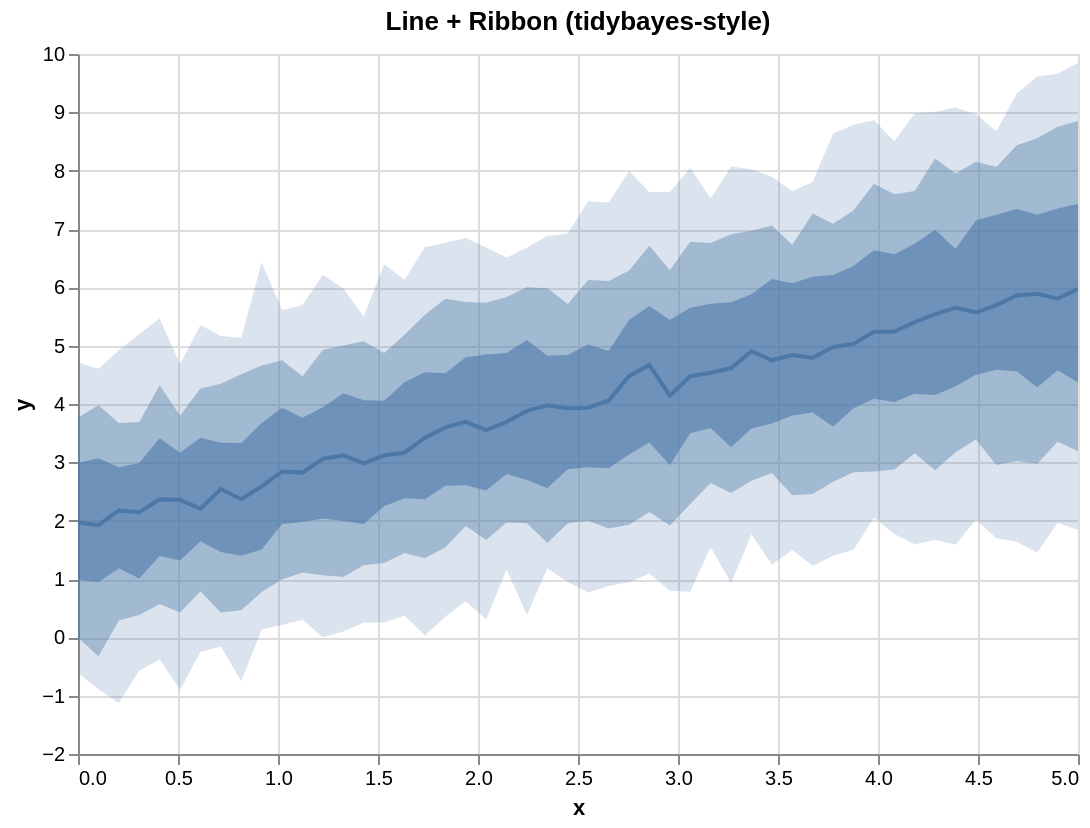

Express this chart as Vega-Lite.
### Vega-Lite specification from a JSON file in a GitHub repository (floating-point values rounded to 4 significant figures)
{"$schema": "https://vega.github.io/schema/vega-lite/v5.json", "config": {"axis": {"labelLimit": 0}, "header": {"labelLimit": 0}, "legend": {"labelLimit": 0}}, "data": {"values": [{"__median__": 4.477, "hi_0_5_": 5.441, "hi_0_8_": 6.288, "hi_0_95_": 7.993, "lo_0_5_": 3.134, "lo_0_8_": 1.929, "lo_0_95_": 0.9449, "x": 2.755}, {"__median__": 3.062, "hi_0_5_": 3.942, "hi_0_8_": 4.931, "hi_0_95_": 6.216, "lo_0_5_": 2.036, "lo_0_8_": 1.064, "lo_0_95_": 0.001487, "x": 1.224}, {"__median__": 4.612, "hi_0_5_": 5.746, "hi_0_8_": 6.908, "hi_0_95_": 8.072, "lo_0_5_": 3.256, "lo_0_8_": 2.475, "lo_0_95_": 0.9267, "x": 3.265}, {"__median__": 4.978, "hi_0_5_": 6.21, "hi_0_8_": 7.092, "hi_0_95_": 8.637, "lo_0_5_": 3.608, "lo_0_8_": 2.667, "lo_0_95_": 1.398, "x": 3.776}, {"__median__": 5.568, "hi_0_5_": 7.146, "hi_0_8_": 8.152, "hi_0_95_": 8.968, "lo_0_5_": 4.503, "lo_0_8_": 3.392, "lo_0_95_": 2.014, "x": 4.49}, {"__median__": 1.923, "hi_0_5_": 3.069, "hi_0_8_": 3.98, "hi_0_95_": 4.606, "lo_0_5_": 0.9503, "lo_0_8_": -0.3264, "lo_0_95_": -0.8839, "x": 0.102}, {"__median__": 5.243, "hi_0_5_": 6.569, "hi_0_8_": 7.595, "hi_0_95_": 8.503, "lo_0_5_": 4.032, "lo_0_8_": 2.877, "lo_0_95_": 1.772, "x": 4.082}, {"__median__": 2.144, "hi_0_5_": 2.991, "hi_0_8_": 3.693, "hi_0_95_": 5.202, "lo_0_5_": 1.009, "lo_0_8_": 0.3826, "lo_0_95_": -0.5742, "x": 0.3061}, {"__median__": 5.889, "hi_0_5_": 7.246, "hi_0_8_": 8.556, "hi_0_95_": 9.614, "lo_0_5_": 4.281, "lo_0_8_": 2.975, "lo_0_95_": 1.456, "x": 4.796}, {"__median__": 3.979, "hi_0_5_": 4.826, "hi_0_8_": 5.986, "hi_0_95_": 6.879, "lo_0_5_": 2.558, "lo_0_8_": 1.617, "lo_0_95_": 1.184, "x": 2.347}, {"__median__": 2.172, "hi_0_5_": 2.915, "hi_0_8_": 3.674, "hi_0_95_": 4.921, "lo_0_5_": 1.184, "lo_0_8_": 0.2901, "lo_0_95_": -1.126, "x": 0.2041}, {"__median__": 4.536, "hi_0_5_": 5.72, "hi_0_8_": 6.758, "hi_0_95_": 7.523, "lo_0_5_": 3.587, "lo_0_8_": 2.645, "lo_0_95_": 1.545, "x": 3.163}, {"__median__": 5.403, "hi_0_5_": 6.748, "hi_0_8_": 7.653, "hi_0_95_": 8.983, "lo_0_5_": 4.177, "lo_0_8_": 3.155, "lo_0_95_": 1.591, "x": 4.184}, {"__median__": 3.881, "hi_0_5_": 5.096, "hi_0_8_": 5.999, "hi_0_95_": 6.682, "lo_0_5_": 2.697, "lo_0_8_": 1.956, "lo_0_95_": 0.3818, "x": 2.245}, {"__median__": 3.937, "hi_0_5_": 5.022, "hi_0_8_": 6.127, "hi_0_95_": 7.48, "lo_0_5_": 2.914, "lo_0_8_": 1.998, "lo_0_95_": 0.7669, "x": 2.551}, {"__median__": 2.844, "hi_0_5_": 3.938, "hi_0_8_": 4.751, "hi_0_95_": 5.611, "lo_0_5_": 1.943, "lo_0_8_": 0.9896, "lo_0_95_": 0.2115, "x": 1.02}, {"__median__": 4.841, "hi_0_5_": 6.071, "hi_0_8_": 6.731, "hi_0_95_": 7.649, "lo_0_5_": 3.804, "lo_0_8_": 2.437, "lo_0_95_": 1.496, "x": 3.571}, {"__median__": 5.239, "hi_0_5_": 6.637, "hi_0_8_": 7.775, "hi_0_95_": 8.863, "lo_0_5_": 4.088, "lo_0_8_": 2.843, "lo_0_95_": 2.051, "x": 3.98}, {"__median__": 2.545, "hi_0_5_": 3.335, "hi_0_8_": 4.349, "hi_0_95_": 5.165, "lo_0_5_": 1.463, "lo_0_8_": 0.4261, "lo_0_95_": -0.1576, "x": 0.7143}, {"__median__": 5.542, "hi_0_5_": 6.987, "hi_0_8_": 8.209, "hi_0_95_": 9.008, "lo_0_5_": 4.156, "lo_0_8_": 2.865, "lo_0_95_": 1.671, "x": 4.286}, {"__median__": 2.367, "hi_0_5_": 3.331, "hi_0_8_": 4.51, "hi_0_95_": 5.136, "lo_0_5_": 1.399, "lo_0_8_": 0.4631, "lo_0_95_": -0.7511, "x": 0.8163}, {"__median__": 4.056, "hi_0_5_": 4.908, "hi_0_8_": 6.107, "hi_0_95_": 7.448, "lo_0_5_": 2.897, "lo_0_8_": 1.867, "lo_0_95_": 0.8792, "x": 2.653}, {"__median__": 5.807, "hi_0_5_": 7.351, "hi_0_8_": 8.753, "hi_0_95_": 9.66, "lo_0_5_": 4.581, "lo_0_8_": 3.352, "lo_0_95_": 1.961, "x": 4.898}, {"__median__": 4.669, "hi_0_5_": 5.68, "hi_0_8_": 6.715, "hi_0_95_": 7.634, "lo_0_5_": 3.341, "lo_0_8_": 2.148, "lo_0_95_": 1.092, "x": 2.857}, {"__median__": 3.599, "hi_0_5_": 4.528, "hi_0_8_": 5.805, "hi_0_95_": 6.766, "lo_0_5_": 2.597, "lo_0_8_": 1.544, "lo_0_95_": 0.3525, "x": 1.837}, {"__median__": 4.792, "hi_0_5_": 6.18, "hi_0_8_": 7.265, "hi_0_95_": 7.808, "lo_0_5_": 3.853, "lo_0_8_": 2.456, "lo_0_95_": 1.225, "x": 3.673}, {"__median__": 3.694, "hi_0_5_": 4.875, "hi_0_8_": 5.836, "hi_0_95_": 6.513, "lo_0_5_": 2.801, "lo_0_8_": 1.968, "lo_0_95_": 1.159, "x": 2.143}, {"__median__": 5.86, "hi_0_5_": 7.342, "hi_0_8_": 8.435, "hi_0_95_": 9.322, "lo_0_5_": 4.562, "lo_0_8_": 3.021, "lo_0_95_": 1.639, "x": 4.694}, {"__median__": 3.119, "hi_0_5_": 4.186, "hi_0_8_": 5.001, "hi_0_95_": 5.98, "lo_0_5_": 1.993, "lo_0_8_": 1.036, "lo_0_95_": 0.09842, "x": 1.327}, {"__median__": 2.357, "hi_0_5_": 3.164, "hi_0_8_": 3.804, "hi_0_95_": 4.687, "lo_0_5_": 1.317, "lo_0_8_": 0.4278, "lo_0_95_": -0.9007, "x": 0.5102}, {"__median__": 3.929, "hi_0_5_": 4.841, "hi_0_8_": 5.716, "hi_0_95_": 6.921, "lo_0_5_": 2.88, "lo_0_8_": 1.956, "lo_0_95_": 0.9451, "x": 2.449}, {"__median__": 4.476, "hi_0_5_": 5.648, "hi_0_8_": 6.781, "hi_0_95_": 8.048, "lo_0_5_": 3.499, "lo_0_8_": 2.287, "lo_0_95_": 0.7832, "x": 3.061}, {"__median__": 5.976, "hi_0_5_": 7.427, "hi_0_8_": 8.852, "hi_0_95_": 9.852, "lo_0_5_": 4.366, "lo_0_8_": 3.19, "lo_0_95_": 1.844, "x": 5.0}, {"__median__": 5.695, "hi_0_5_": 7.246, "hi_0_8_": 8.064, "hi_0_95_": 8.674, "lo_0_5_": 4.589, "lo_0_8_": 2.954, "lo_0_95_": 1.697, "x": 4.592}, {"__median__": 2.201, "hi_0_5_": 3.421, "hi_0_8_": 4.265, "hi_0_95_": 5.356, "lo_0_5_": 1.649, "lo_0_8_": 0.7893, "lo_0_95_": -0.2516, "x": 0.6122}, {"__median__": 3.693, "hi_0_5_": 4.802, "hi_0_8_": 5.749, "hi_0_95_": 6.847, "lo_0_5_": 2.606, "lo_0_8_": 1.911, "lo_0_95_": 0.619, "x": 1.939}, {"__median__": 3.12, "hi_0_5_": 4.057, "hi_0_8_": 4.874, "hi_0_95_": 6.397, "lo_0_5_": 2.248, "lo_0_8_": 1.276, "lo_0_95_": 0.2523, "x": 1.531}, {"__median__": 5.03, "hi_0_5_": 6.366, "hi_0_8_": 7.317, "hi_0_95_": 8.785, "lo_0_5_": 3.928, "lo_0_8_": 2.83, "lo_0_95_": 1.503, "x": 3.878}, {"__median__": 3.554, "hi_0_5_": 4.847, "hi_0_8_": 5.736, "hi_0_95_": 6.683, "lo_0_5_": 2.518, "lo_0_8_": 1.668, "lo_0_95_": 0.3044, "x": 2.041}, {"__median__": 2.983, "hi_0_5_": 4.063, "hi_0_8_": 5.075, "hi_0_95_": 5.5, "lo_0_5_": 1.943, "lo_0_8_": 1.234, "lo_0_95_": 0.2513, "x": 1.429}, {"__median__": 2.365, "hi_0_5_": 3.413, "hi_0_8_": 4.32, "hi_0_95_": 5.464, "lo_0_5_": 1.393, "lo_0_8_": 0.5706, "lo_0_95_": -0.3784, "x": 0.4082}, {"__median__": 4.906, "hi_0_5_": 5.882, "hi_0_8_": 6.969, "hi_0_95_": 8.026, "lo_0_5_": 3.582, "lo_0_8_": 2.686, "lo_0_95_": 1.769, "x": 3.367}, {"__median__": 1.967, "hi_0_5_": 2.991, "hi_0_8_": 3.769, "hi_0_95_": 4.714, "lo_0_5_": 0.9817, "lo_0_8_": -0.003652, "lo_0_95_": -0.6136, "x": 0.0}, {"__median__": 5.648, "hi_0_5_": 6.655, "hi_0_8_": 7.953, "hi_0_95_": 9.084, "lo_0_5_": 4.304, "lo_0_8_": 3.175, "lo_0_95_": 1.589, "x": 4.388}, {"__median__": 2.59, "hi_0_5_": 3.673, "hi_0_8_": 4.662, "hi_0_95_": 6.424, "lo_0_5_": 1.504, "lo_0_8_": 0.7756, "lo_0_95_": 0.1342, "x": 0.9184}, {"__median__": 3.422, "hi_0_5_": 4.543, "hi_0_8_": 5.53, "hi_0_95_": 6.689, "lo_0_5_": 2.367, "lo_0_8_": 1.355, "lo_0_95_": 0.03253, "x": 1.735}, {"__median__": 4.144, "hi_0_5_": 5.441, "hi_0_8_": 6.291, "hi_0_95_": 7.633, "lo_0_5_": 2.951, "lo_0_8_": 1.917, "lo_0_95_": 0.7991, "x": 2.959}, {"__median__": 3.165, "hi_0_5_": 4.373, "hi_0_8_": 5.185, "hi_0_95_": 6.13, "lo_0_5_": 2.386, "lo_0_8_": 1.447, "lo_0_95_": 0.3689, "x": 1.633}, {"__median__": 4.749, "hi_0_5_": 6.144, "hi_0_8_": 7.06, "hi_0_95_": 7.895, "lo_0_5_": 3.666, "lo_0_8_": 2.819, "lo_0_95_": 1.242, "x": 3.469}, {"__median__": 2.824, "hi_0_5_": 3.766, "hi_0_8_": 4.474, "hi_0_95_": 5.699, "lo_0_5_": 1.977, "lo_0_8_": 1.11, "lo_0_95_": 0.2993, "x": 1.122}]}, "height": 350, "layer": [{"_lr_layer": true, "encoding": {"tooltip": [{"field": "x", "title": "x", "type": "quantitative"}, {"field": "__median__", "title": "median", "type": "quantitative"}, {"field": "lo_0_95_", "title": "95% lo", "type": "quantitative"}, {"field": "hi_0_95_", "title": "95% hi", "type": "quantitative"}], "x": {"field": "x", "scale": {"zero": false}, "type": "quantitative"}, "y": {"field": "lo_0_95_", "scale": {"zero": false}, "title": "y", "type": "quantitative"}, "y2": {"field": "hi_0_95_"}}, "mark": {"line": false, "opacity": 0.2, "type": "area"}, "params": [{"bind": "scales", "name": "grid", "select": {"encodings": ["x", "y"], "type": "interval"}}]}, {"_lr_layer": true, "encoding": {"tooltip": [{"field": "x", "title": "x", "type": "quantitative"}, {"field": "__median__", "title": "median", "type": "quantitative"}, {"field": "lo_0_95_", "title": "95% lo", "type": "quantitative"}, {"field": "hi_0_95_", "title": "95% hi", "type": "quantitative"}], "x": {"field": "x", "scale": {"zero": false}, "type": "quantitative"}, "y": {"field": "lo_0_8_", "scale": {"zero": false}, "title": "y", "type": "quantitative"}, "y2": {"field": "hi_0_8_"}}, "mark": {"line": false, "opacity": 0.4, "type": "area"}}, {"_lr_layer": true, "encoding": {"tooltip": [{"field": "x", "title": "x", "type": "quantitative"}, {"field": "__median__", "title": "median", "type": "quantitative"}, {"field": "lo_0_95_", "title": "95% lo", "type": "quantitative"}, {"field": "hi_0_95_", "title": "95% hi", "type": "quantitative"}], "x": {"field": "x", "scale": {"zero": false}, "type": "quantitative"}, "y": {"field": "lo_0_5_", "scale": {"zero": false}, "title": "y", "type": "quantitative"}, "y2": {"field": "hi_0_5_"}}, "mark": {"line": false, "opacity": 0.6, "type": "area"}}, {"_lr_layer": true, "encoding": {"tooltip": [{"field": "x", "title": "x", "type": "quantitative"}, {"field": "__median__", "title": "median", "type": "quantitative"}, {"field": "lo_0_95_", "title": "95% lo", "type": "quantitative"}, {"field": "hi_0_95_", "title": "95% hi", "type": "quantitative"}], "x": {"field": "x", "scale": {"zero": false}, "type": "quantitative"}, "y": {"field": "__median__", "scale": {"zero": false}, "title": "y", "type": "quantitative"}}, "mark": {"strokeWidth": 2, "type": "line"}}], "title": "Line + Ribbon (tidybayes-style)", "width": 500}
